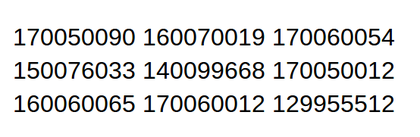
%> input picture OCRDigits/img.png, 420 x 137 px, shrunk from 554 x 181 before the run
$ octave Paragraph.m   (GNU Octave 9; MATLAB toolbox functions it lacks are replaced by stand-ins)
%> lines starting %> are read from the running program, lines starting %| are printed output that depends on the picture; in (x1, y1, x2, y2) boxes, pixels count from 0 and x2, y2 are one past the last pixel; in counts of white or black regions, pixels touching at a corner belong together; the program's own positions count from 1
### OCRDigits/lineSeparate.m
function [firstl, secondl]= lineSeparate(img)
[ysize, xsize]=size(img);
mag=xsize;
firstl=1;
secondl=1;
for i=1:(ysize-1)
  nopix1=sum((img(i, :))(:));
  nopix2=sum((img(i+1,:))(:));
  if (nopix1>=mag && nopix2<mag)
   firstl=i-1;
  elseif (nopix1<mag && nopix2>=mag)
    secondl=i+2;
    break;
  end
end

end

### OCRDigits/seg2letters.m
%Given a line/word, segment into characters and return the starting and ending of each character, relative to the line/word
%Input should be a b/w image
function [letters]=seg2letters(bw)
black=ones(1,size(bw,2));
for it=1:size(bw,2)
	count=sum(bw(:,it)==0);
	if(count<=0)
		black(it)=0;
	end
end
%black
letters=[];
if(black(1)==1)
letters=[1,1];
end
for it=2:size(black,2)
	if(black(it)==1 && black(it-1)==0)
		letters=[letters;[it-1,it]];
	end
	if(black(it)==1 && black(it-1)==1)
		letters(size(letters,1),2)=letters(size(letters,1),2)+1;
	end
	if(black(it)==0 && black(it-1)==1)
		letters(size(letters,1),2)=letters(size(letters,1),2)+1;
	end
	if(black(it)==0 && black(it-1)==0)

	end
end
end

### OCRDigits/Paragraph.m
%Replace scan2.png with whatever image you wish to test
%Pranay's code(13-36) will be used to isolate the first line of the image. In the next loop, the first line will be cut out, hence now the second line
%will be recognised, and so on. firstl, secondl, sequentially contain the values of the beginning and ending y-coordinates of each line. Once a line is
%isolated, we use Anuj's code(39-95) to isolate words and letters in each line, using the pixel darkness. Finally the whole thing is displayed nicely.
pkg load image;
close all;
%letter_cells={};
lines={};
%letter_lines_cells={};
letter_top_down_global={};
letter_pos_global={};
global_max=-1;
global_charl=-1;
charnum=0;
actualimg=imread('img.png');
%> actualimg is the input picture: size 137x420x3 uint8; mean R, G, B 227.7, 227.7, 227.6
if(size(actualimg,3)==3)
actualimg=rgb2gray(actualimg);
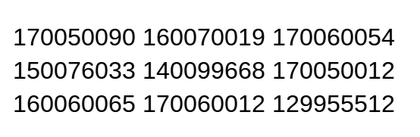
%> actualimg: size 137x420 uint8; min 0, max 255, mean 227.7
end
imshow(actualimg);
hold on;
firstl=0;
secondl=0;
while(true)
if((secondl+1)>size(actualimg,1))
break;
end %FIX THIS LATER
cutimg=actualimg((secondl+1):size(actualimg,1),:);
cutimg=im2bw(cutimg);
prevsecondl=secondl;
%figure, imshow(cutimg);
[firstl, secondl]= lineSeparate(cutimg);
if(firstl>secondl)
break;
end
bw=cutimg(firstl:secondl,:);
firstl=prevsecondl+firstl;
secondl=prevsecondl+secondl;
%firstl
%secondl
%figure, imshow(I);
%bw=im2bw(I,"moments");
%bw
letters=seg2letters(bw);
if(size(letters)==[0,0])
break
end
%letters
%imshow(bw);
temp=[letters(:,1),[0;letters(:,2)](1:end-1)];
whitelength=(temp(:,1)-temp(:,2))(2:end);
global_max=max(max(whitelength),global_max);
whitelength=whitelength.*(whitelength>=((global_max)/2));
words=[letters(1,1),letters(1,2)];
if(size(whitelength)~=[0,0])
for it=1:size(whitelength,1)
	if(whitelength(it)~=0)
		words=[words;[letters(it+1,1),letters(it+1,2)]];
	end
	if(whitelength(it)==0)
		words(size(words,1),2)=letters(it+1,2);
	end
end
end
%letters=[];
letter_lines_words_cell={};
word_letters_cell={};
charnumline=0;
charlenline=[];
for wordit=1:size(words,1)
	letter_lines=[];
	wordimg=im2bw(actualimg(firstl:secondl,words(wordit,1):words(wordit,2)));
	wordletters=seg2letters(wordimg);
	for iter=1:size(wordletters)
	imgletter=wordimg(:,wordletters(iter,1):wordletters(iter,2));
	[fl sl]=LineSep2(imgletter);
	fl=firstl+fl;
	sl=firstl+sl;
	letter_lines=[letter_lines;[fl,sl,1]];
	end
	charlenline=[charlenline;wordletters(:,2)-wordletters(:,1)];
	charnumline=charnumline+size(wordletters,1);
	wordletters=wordletters+words(wordit,1)-1;
	letter_lines_words_cell{end+1}=letter_lines;
	word_letters_cell{end+1}=wordletters;
	%letters=[letters;wordletters];
end
%charlenline
global_charl=(charnum*global_charl+sum(charlenline))/(charnum+charnumline);
charnum=charnum+charnumline;
countofletters=0;
for itr=1:size(letter_lines_words_cell,1)
prevcount=countofletters+1;
countofletters=countofletters+size(letter_lines_words_cell{itr},1);
letter_lines_words_cell{itr}(:,3)=max(round(double(charlenline(prevcount:countofletters))/global_charl),1);
endfor
% [13 lines of commented-out code are left out]
lines{end+1}=[firstl,secondl];
letter_top_down_global{end+1}=letter_lines_words_cell;
letter_pos_global{end+1}=word_letters_cell;
% [10 lines of commented-out code are left out]
hold on;
plot([words(1,1),words(size(words,1),2)],[firstl,firstl],'y');
plot([words(1,1),words(size(words,1),2)],[secondl,secondl],'r');

%hold off;
%figure,imshow(bw);

hold on;
for it1=1:size(word_letters_cell,2)
for it2=1:size(word_letters_cell{it1},1)
	plot([word_letters_cell{it1}(it2,1),word_letters_cell{it1}(it2,1)],[letter_lines_words_cell{it1}(it2,1),letter_lines_words_cell{it1}(it2,2)],'g');
	plot([word_letters_cell{it1}(it2,2),word_letters_cell{it1}(it2,2)],[letter_lines_words_cell{it1}(it2,1),letter_lines_words_cell{it1}(it2,2)],'r');
	plot([word_letters_cell{it1}(it2,1),word_letters_cell{it1}(it2,2)],[letter_lines_words_cell{it1}(it2,1),letter_lines_words_cell{it1}(it2,1)],'y');
	plot([word_letters_cell{it1}(it2,1),word_letters_cell{it1}(it2,2)],[letter_lines_words_cell{it1}(it2,2),letter_lines_words_cell{it1}(it2,2)],'g');

end
end
end
%> this loop made 4 passes
%> (prevsecondl, firstl, secondl, global_charl, charnum) on passes 2 to 3: (47, 61, 81, 12.28, 54), (81, 94, 114, 12.25, 81)
%> (firstl, secondl, global_charl, charnum) on pass 1: (28, 47, 12.33, 27)
%> pass 1, `cutimg=im2bw(cutimg);`:
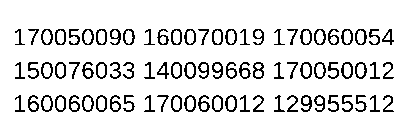
%> cutimg: size 137x420 logical; 89.4% white; black in thin lines or dots, all inside (x1, y1, x2, y2) = (15, 29, 394, 112)
%> pass 1, `bw=cutimg(firstl:secondl,:);`:
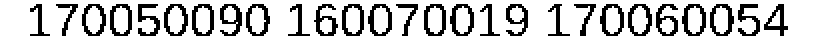
%> bw: size 20x420 logical (shown 2 times larger); 77% white; black in thin lines or dots, all inside (x1, y1, x2, y2) = (15, 2, 394, 18)
%> pass 2, `cutimg=actualimg((secondl+1):size(actualimg,1),:);`:
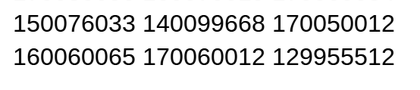
%> cutimg: size 90x420 uint8; min 0, max 255, mean 227.1
%> pass 2, `cutimg=im2bw(cutimg);`:
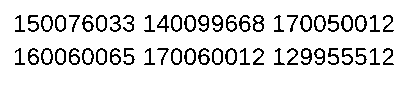
%> cutimg: size 90x420 logical; 89% white; black in thin lines or dots, all inside (x1, y1, x2, y2) = (15, 15, 394, 65)
%> after the loop, letter_lines_words_cell = 3 items; letter_pos_global = 3 items; letter_top_down_global = 3 items; lines = {[28 47], [61 81], [94 114]}; word_letters_cell = 3 items; words = [15 136; 144 265; 274 395]
%> after the loop:
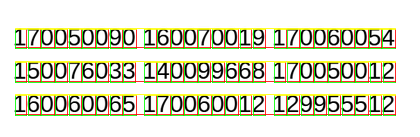
%> figure redrawn from the program's plot data
%letter_pos_global
%letter_top_down_global
save lett.mat letter_top_down_global letter_pos_global;
